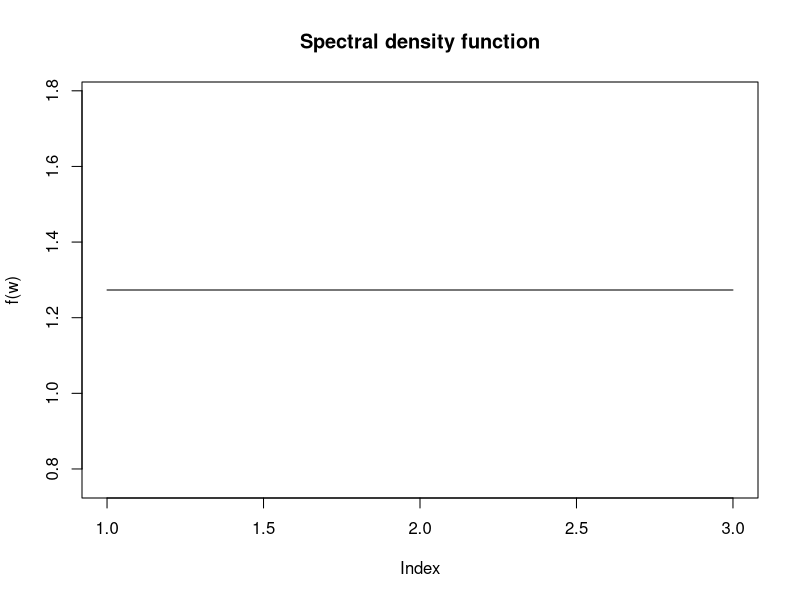
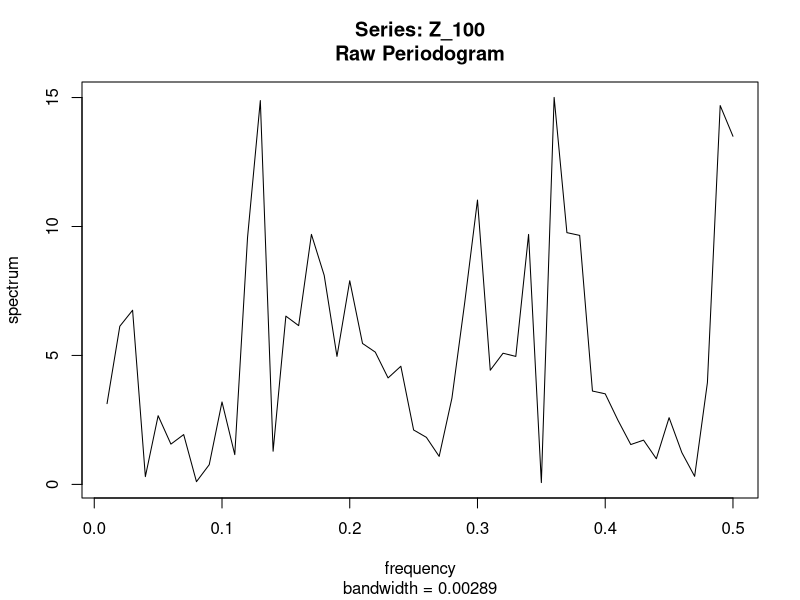
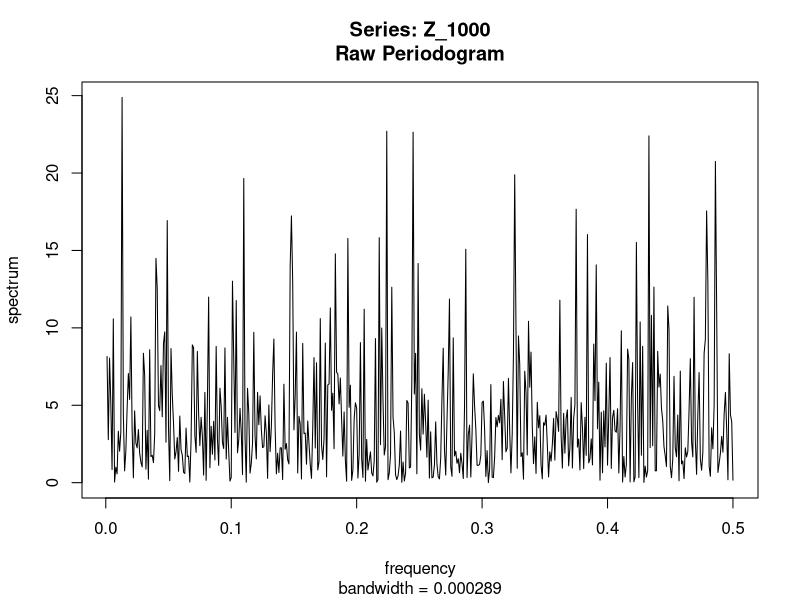
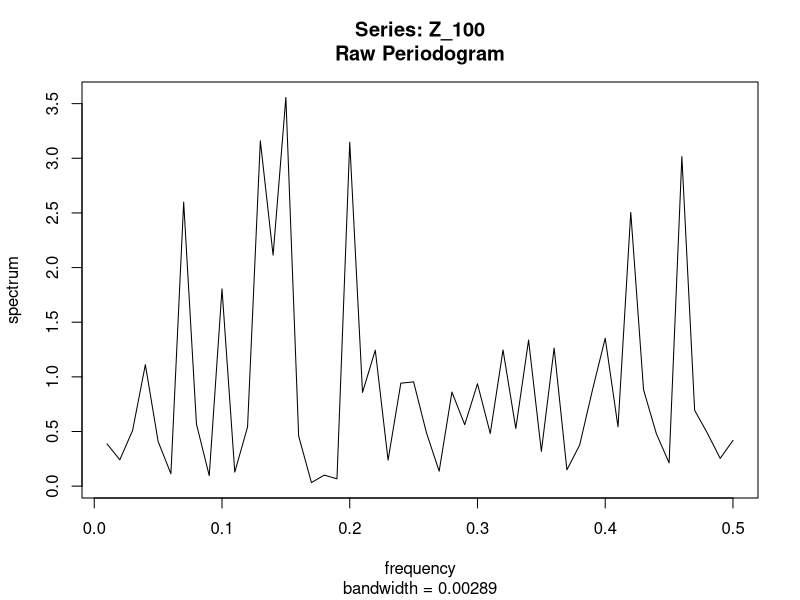
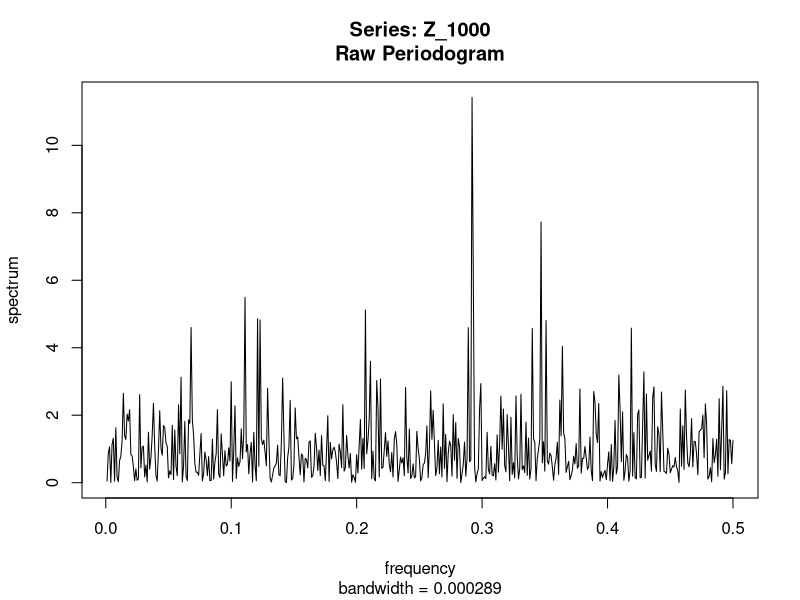
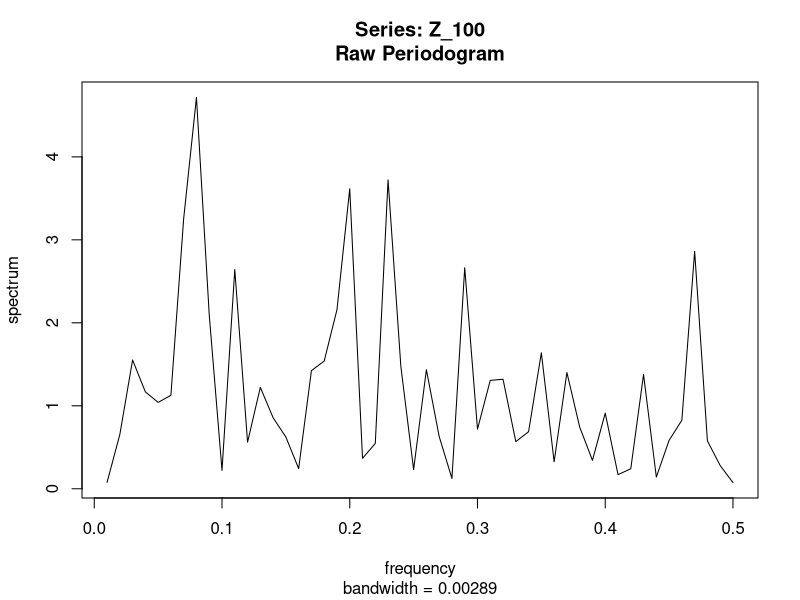
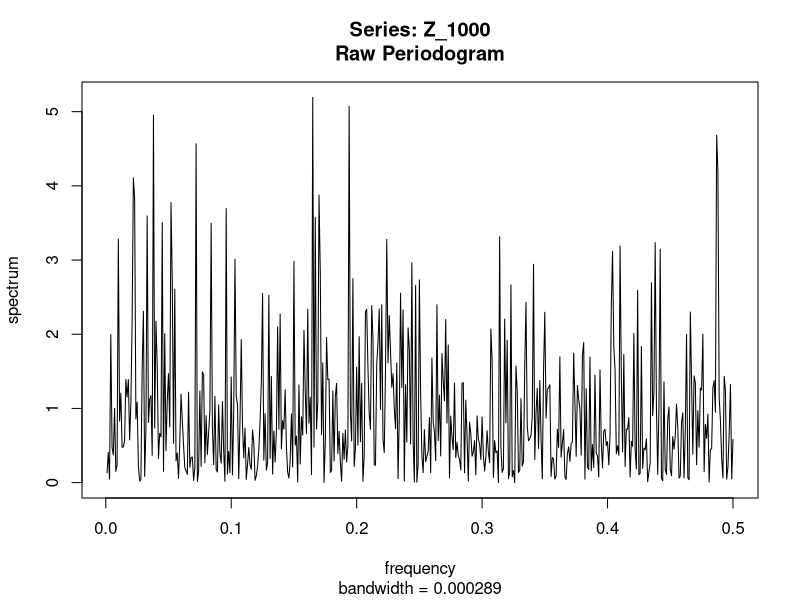
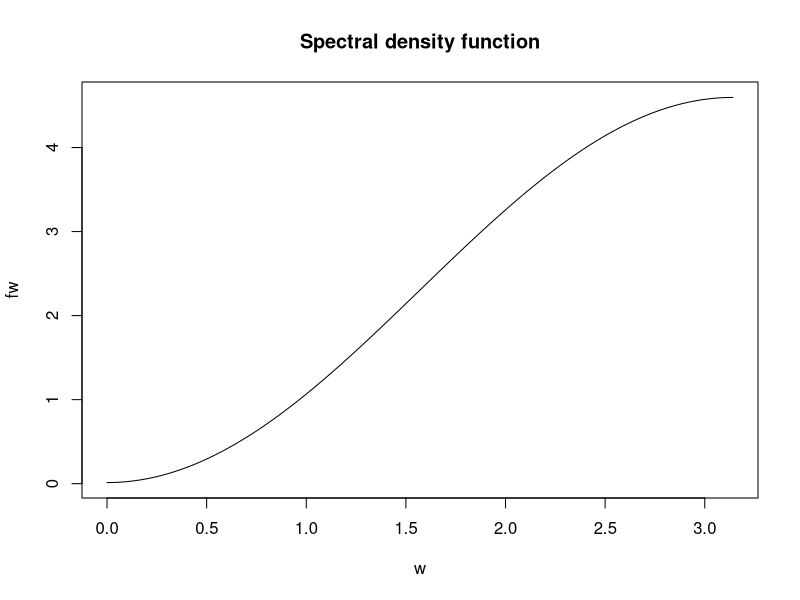

These figures' R source, in order:
## ---- chunk 1
sigma2 <- 4
## ---- chunk 2
plot(
  rep(sigma2/pi, pi), 
  type = "l", 
  main = "Spectral density function", 
  ylab = "f(w)")
## ---- chunk 3
Z_100 <- arima.sim(list(), n = 100, sd = sqrt(sigma2))
pgram1 <- spec.pgram(Z_100, log = "no")
mean(pgram1$spec)/pi # mean of periodogram
## ---- chunk 4
Z_1000 <- arima.sim(list(), n = 1000, sd = sqrt(sigma2))
pgram2 <- spec.pgram(Z_1000, log = "no")
mean(pgram2$spec)/pi # mean of periodogram
## ---- chunk 5
for (i in 1:2) {
  Z_100 <- arima.sim(list(), n = 100)
  spec.pgram(Z_100, log = "no")
  Z_1000 <- arima.sim(list(), n = 1000)
  spec.pgram(Z_1000, log = "no")
}
## ---- chunk 6
beta <- -0.9
w <- seq(0, pi, by = 0.01 * pi)
fw <- 1/pi * (sigma2 + beta^2 * sigma2 + 2 * (beta * sigma2 * cos(w)))
plot(x = w, y = fw, main = "Spectral density function", type = "l")
## ---- chunk 7
X_sim100 <- arima.sim(list(ma = beta), 100, sd = sqrt(sigma2))
pgram3 <- spec.pgram(X_sim100)
## ---- chunk 8
X_sim1000 <- arima.sim(list(ma = beta), 1000, sd = sqrt(sigma2))
spec.pgram(X_sim1000)
## ---- chunk 9
for (i in 1:2) {
  X_sim100 <- arima.sim(list(ma = beta), 100, sd = sqrt(sigma2))
  spec.pgram(X_sim100)
  X_sim1000 <- arima.sim(list(ma = beta), 1000, sd = sqrt(sigma2))
  spec.pgram(X_sim1000)
}
## ---- chunk 10
spect <- 2^2 / (pi * (1 - 1.6 * cos(w) + 0.8^2))
plot(x = w, y = spect, type = "l", main = "Spectral density function")
## ---- chunk 11
Xt_sim100 <- arima.sim(list(ar = 0.8), 100, sd = sqrt(sigma2))
spec.pgram(Xt_sim100)
## ---- chunk 12
Xt_sim1000 <- arima.sim(list(ar = 0.8), 1000, sd = sqrt(sigma2))
spec.pgram(Xt_sim1000)
## ---- chunk 13
for (i in 1:2) {
  Xt_sim100 <- arima.sim(list(ar = 0.8), 100, sd = sqrt(sigma2))
  spec.pgram(Xt_sim100)
  Xt_sim1000 <- arima.sim(list(ar = 0.8), 1000, sd = sqrt(sigma2))
  spec.pgram(Xt_sim1000)
}
